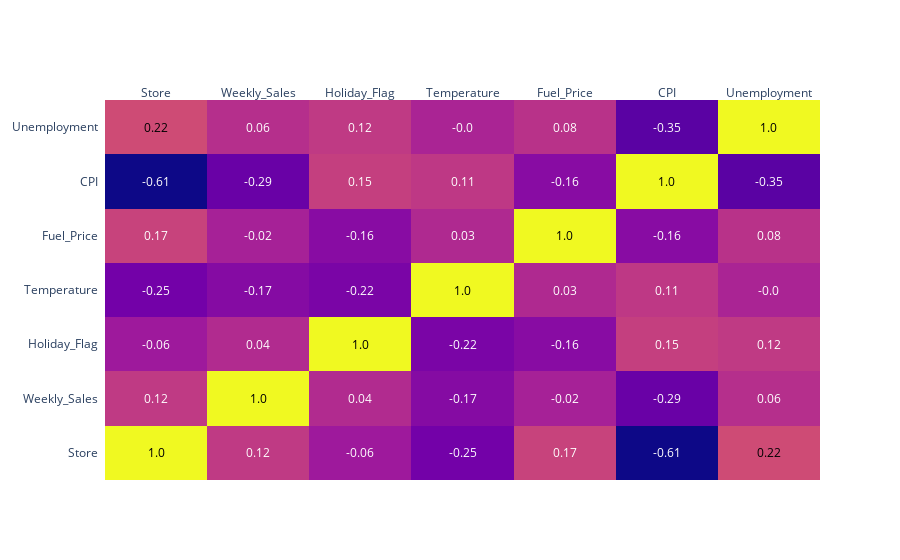

The notebook cell saved with this chart:
### Code cell
# Let's plot the correlation matrix :

corr_matrix = dataset.corr(numeric_only=True).round(2)

fig=ff.create_annotated_heatmap(corr_matrix.values,
x= corr_matrix.columns.tolist(),
y=corr_matrix.index.tolist())

fig.show()

### Figure 1 — Plotly figure (JSON) as saved in the notebook; plotly's stock layout.template omitted (floating-point values rounded to 4 significant figures)
{"data": [{"colorscale": [[0, "#0d0887"], [0.1111, "#46039f"], [0.2222, "#7201a8"], [0.3333, "#9c179e"], [0.4444, "#bd3786"], [0.5556, "#d8576b"], [0.6667, "#ed7953"], [0.7778, "#fb9f3a"], [0.8889, "#fdca26"], [1, "#f0f921"]], "reversescale": false, "showscale": false, "type": "heatmap", "x": ["Store", "Weekly_Sales", "Holiday_Flag", "Temperature", "Fuel_Price", "CPI", "Unemployment"], "y": ["Store", "Weekly_Sales", "Holiday_Flag", "Temperature", "Fuel_Price", "CPI", "Unemployment"], "z": [[1, 0.12, -0.06, -0.25, 0.17, -0.61, 0.22], [0.12, 1, 0.04, -0.17, -0.02, -0.29, 0.06], [-0.06, 0.04, 1, -0.22, -0.16, 0.15, 0.12], [-0.25, -0.17, -0.22, 1, 0.03, 0.11, 0], [0.17, -0.02, -0.16, 0.03, 1, -0.16, 0.08], [-0.61, -0.29, 0.15, 0.11, -0.16, 1, -0.35], [0.22, 0.06, 0.12, 0, 0.08, -0.35, 1]]}], "layout": {"annotations": [{"font": {"color": "#000000"}, "showarrow": false, "text": "1.0", "x": "Store", "xref": "x", "y": "Store", "yref": "y"}, {"font": {"color": "#FFFFFF"}, "showarrow": false, "text": "0.12", "x": "Weekly_Sales", "xref": "x", "y": "Store", "yref": "y"}, {"font": {"color": "#FFFFFF"}, "showarrow": false, "text": "-0.06", "x": "Holiday_Flag", "xref": "x", "y": "Store", "yref": "y"}, {"font": {"color": "#FFFFFF"}, "showarrow": false, "text": "-0.25", "x": "Temperature", "xref": "x", "y": "Store", "yref": "y"}, {"font": {"color": "#FFFFFF"}, "showarrow": false, "text": "0.17", "x": "Fuel_Price", "xref": "x", "y": "Store", "yref": "y"}, {"font": {"color": "#FFFFFF"}, "showarrow": false, "text": "-0.61", "x": "CPI", "xref": "x", "y": "Store", "yref": "y"}, {"font": {"color": "#000000"}, "showarrow": false, "text": "0.22", "x": "Unemployment", "xref": "x", "y": "Store", "yref": "y"}, {"font": {"color": "#FFFFFF"}, "showarrow": false, "text": "0.12", "x": "Store", "xref": "x", "y": "Weekly_Sales", "yref": "y"}, {"font": {"color": "#000000"}, "showarrow": false, "text": "1.0", "x": "Weekly_Sales", "xref": "x", "y": "Weekly_Sales", "yref": "y"}, {"font": {"color": "#FFFFFF"}, "showarrow": false, "text": "0.04", "x": "Holiday_Flag", "xref": "x", "y": "Weekly_Sales", "yref": "y"}, {"font": {"color": "#FFFFFF"}, "showarrow": false, "text": "-0.17", "x": "Temperature", "xref": "x", "y": "Weekly_Sales", "yref": "y"}, {"font": {"color": "#FFFFFF"}, "showarrow": false, "text": "-0.02", "x": "Fuel_Price", "xref": "x", "y": "Weekly_Sales", "yref": "y"}, {"font": {"color": "#FFFFFF"}, "showarrow": false, "text": "-0.29", "x": "CPI", "xref": "x", "y": "Weekly_Sales", "yref": "y"}, {"font": {"color": "#FFFFFF"}, "showarrow": false, "text": "0.06", "x": "Unemployment", "xref": "x", "y": "Weekly_Sales", "yref": "y"}, {"font": {"color": "#FFFFFF"}, "showarrow": false, "text": "-0.06", "x": "Store", "xref": "x", "y": "Holiday_Flag", "yref": "y"}, {"font": {"color": "#FFFFFF"}, "showarrow": false, "text": "0.04", "x": "Weekly_Sales", "xref": "x", "y": "Holiday_Flag", "yref": "y"}, {"font": {"color": "#000000"}, "showarrow": false, "text": "1.0", "x": "Holiday_Flag", "xref": "x", "y": "Holiday_Flag", "yref": "y"}, {"font": {"color": "#FFFFFF"}, "showarrow": false, "text": "-0.22", "x": "Temperature", "xref": "x", "y": "Holiday_Flag", "yref": "y"}, {"font": {"color": "#FFFFFF"}, "showarrow": false, "text": "-0.16", "x": "Fuel_Price", "xref": "x", "y": "Holiday_Flag", "yref": "y"}, {"font": {"color": "#FFFFFF"}, "showarrow": false, "text": "0.15", "x": "CPI", "xref": "x", "y": "Holiday_Flag", "yref": "y"}, {"font": {"color": "#FFFFFF"}, "showarrow": false, "text": "0.12", "x": "Unemployment", "xref": "x", "y": "Holiday_Flag", "yref": "y"}, {"font": {"color": "#FFFFFF"}, "showarrow": false, "text": "-0.25", "x": "Store", "xref": "x", "y": "Temperature", "yref": "y"}, {"font": {"color": "#FFFFFF"}, "showarrow": false, "text": "-0.17", "x": "Weekly_Sales", "xref": "x", "y": "Temperature", "yref": "y"}, {"font": {"color": "#FFFFFF"}, "showarrow": false, "text": "-0.22", "x": "Holiday_Flag", "xref": "x", "y": "Temperature", "yref": "y"}, {"font": {"color": "#000000"}, "showarrow": false, "text": "1.0", "x": "Temperature", "xref": "x", "y": "Temperature", "yref": "y"}, {"font": {"color": "#FFFFFF"}, "showarrow": false, "text": "0.03", "x": "Fuel_Price", "xref": "x", "y": "Temperature", "yref": "y"}, {"font": {"color": "#FFFFFF"}, "showarrow": false, "text": "0.11", "x": "CPI", "xref": "x", "y": "Temperature", "yref": "y"}, {"font": {"color": "#FFFFFF"}, "showarrow": false, "text": "-0.0", "x": "Unemployment", "xref": "x", "y": "Temperature", "yref": "y"}, {"font": {"color": "#FFFFFF"}, "showarrow": false, "text": "0.17", "x": "Store", "xref": "x", "y": "Fuel_Price", "yref": "y"}, {"font": {"color": "#FFFFFF"}, "showarrow": false, "text": "-0.02", "x": "Weekly_Sales", "xref": "x", "y": "Fuel_Price", "yref": "y"}, {"font": {"color": "#FFFFFF"}, "showarrow": false, "text": "-0.16", "x": "Holiday_Flag", "xref": "x", "y": "Fuel_Price", "yref": "y"}, {"font": {"color": "#FFFFFF"}, "showarrow": false, "text": "0.03", "x": "Temperature", "xref": "x", "y": "Fuel_Price", "yref": "y"}, {"font": {"color": "#000000"}, "showarrow": false, "text": "1.0", "x": "Fuel_Price", "xref": "x", "y": "Fuel_Price", "yref": "y"}, {"font": {"color": "#FFFFFF"}, "showarrow": false, "text": "-0.16", "x": "CPI", "xref": "x", "y": "Fuel_Price", "yref": "y"}, {"font": {"color": "#FFFFFF"}, "showarrow": false, "text": "0.08", "x": "Unemployment", "xref": "x", "y": "Fuel_Price", "yref": "y"}, {"font": {"color": "#FFFFFF"}, "showarrow": false, "text": "-0.61", "x": "Store", "xref": "x", "y": "CPI", "yref": "y"}, {"font": {"color": "#FFFFFF"}, "showarrow": false, "text": "-0.29", "x": "Weekly_Sales", "xref": "x", "y": "CPI", "yref": "y"}, {"font": {"color": "#FFFFFF"}, "showarrow": false, "text": "0.15", "x": "Holiday_Flag", "xref": "x", "y": "CPI", "yref": "y"}, {"font": {"color": "#FFFFFF"}, "showarrow": false, "text": "0.11", "x": "Temperature", "xref": "x", "y": "CPI", "yref": "y"}, {"font": {"color": "#FFFFFF"}, "showarrow": false, "text": "-0.16", "x": "Fuel_Price", "xref": "x", "y": "CPI", "yref": "y"}, {"font": {"color": "#000000"}, "showarrow": false, "text": "1.0", "x": "CPI", "xref": "x", "y": "CPI", "yref": "y"}, {"font": {"color": "#FFFFFF"}, "showarrow": false, "text": "-0.35", "x": "Unemployment", "xref": "x", "y": "CPI", "yref": "y"}, {"font": {"color": "#000000"}, "showarrow": false, "text": "0.22", "x": "Store", "xref": "x", "y": "Unemployment", "yref": "y"}, {"font": {"color": "#FFFFFF"}, "showarrow": false, "text": "0.06", "x": "Weekly_Sales", "xref": "x", "y": "Unemployment", "yref": "y"}, {"font": {"color": "#FFFFFF"}, "showarrow": false, "text": "0.12", "x": "Holiday_Flag", "xref": "x", "y": "Unemployment", "yref": "y"}, {"font": {"color": "#FFFFFF"}, "showarrow": false, "text": "-0.0", "x": "Temperature", "xref": "x", "y": "Unemployment", "yref": "y"}, {"font": {"color": "#FFFFFF"}, "showarrow": false, "text": "0.08", "x": "Fuel_Price", "xref": "x", "y": "Unemployment", "yref": "y"}, {"font": {"color": "#FFFFFF"}, "showarrow": false, "text": "-0.35", "x": "CPI", "xref": "x", "y": "Unemployment", "yref": "y"}, {"font": {"color": "#000000"}, "showarrow": false, "text": "1.0", "x": "Unemployment", "xref": "x", "y": "Unemployment", "yref": "y"}], "xaxis": {"dtick": 1, "gridcolor": "rgb(0, 0, 0)", "side": "top", "ticks": ""}, "yaxis": {"dtick": 1, "ticks": "", "ticksuffix": "  "}}}
